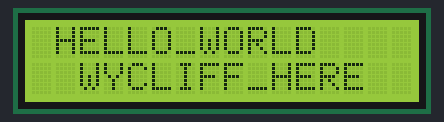
Simulated run of this sketch. Board: ESP32. On the bench: 16×2 character LCD.

Above: at 0.1 s.
At 2.1 s:
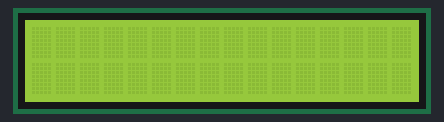

The sketch:

lcd_display_trial.ino
```cpp
#include <Wire.h>
#include <LiquidCrystal_I2C.h>

LiquidCrystal_I2C lcd(0x27, 16, 2);

void setup()
{
  lcd.init();
  lcd.backlight();
  //lcd.setCursor(0,0);
  //lcd.print("  I2C LCD with ");
  //lcd.setCursor(0,1);
  //lcd.print("  ESP32 DevKit ");
  //delay(2000);
}


void loop()
{
  lcd.setCursor(0,0);
  lcd.print(" HELLO_WORLD ");
  lcd.setCursor(0,1);
  lcd.print("  WYCLIFF_HERE ");
  delay(2000);
  lcd.clear();
  delay(2000);

}
```

Measured:
- what the display in image 1 shows lasts 2.0 s, from 2.1 s to 4.1 s
